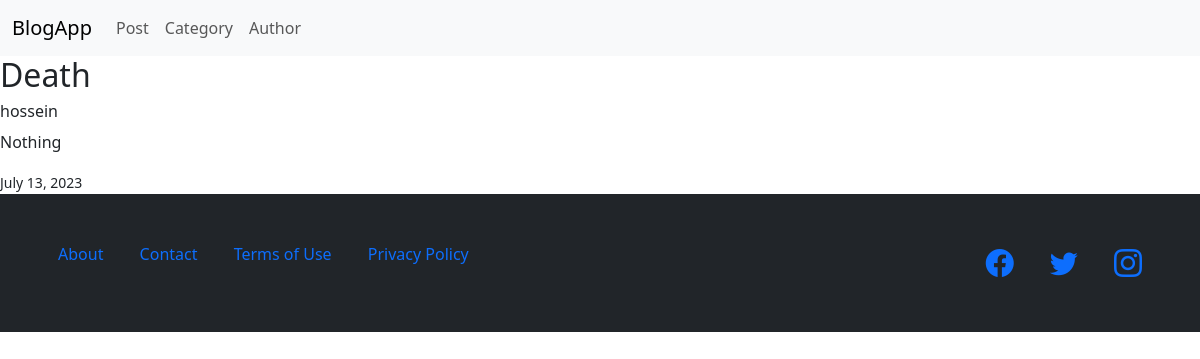
Page /posts/1/ on the earlier database version.
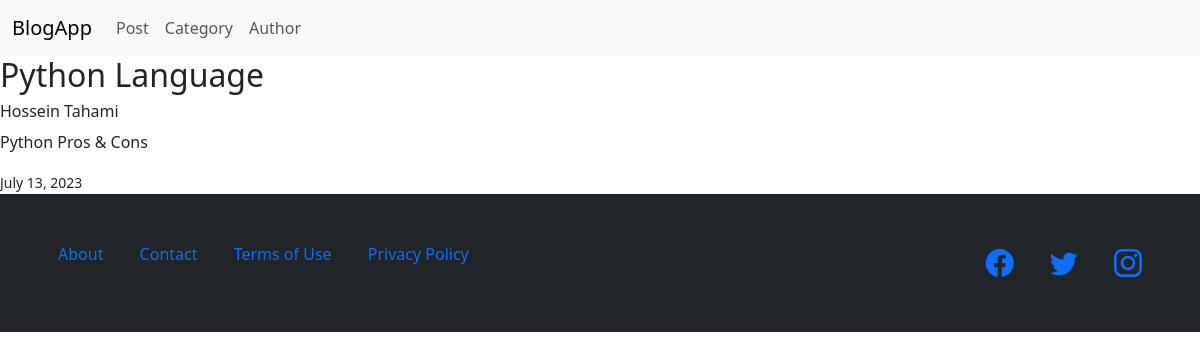
Same page on the later database version.
### BlogApp/models.py (models this page shows, shortened)
class Post(models.Model):
    title = models.CharField(max_length=200)
    content = models.TextField()
    author = models.CharField(max_length=200)
    date = models.DateField(auto_now_add=True)

### BlogApp/views.py (the view)
# urls.py: path('posts/<int:post_id>/', views.post_details),
def post_details(request, post_id):
    detail = Post.objects.get(id = post_id)
    return render(request, 'post_details.html', {'detail': detail})

### template/post_details.html
{% extends 'base.html' %}
{% block content %}
<h2>{{ detail.title }}</h2>
<h6>{{ detail.author }}</h6>
<p>{{ detail.content }}</p>
<small>{{ detail.date }}</small>
{%endblock%}

Differences in the rows shown:
changed Post: title "Death" → "Python Language"; author "hossein" → "Hossein Tahami"; content "Nothing" → "Python Pros & Cons"
